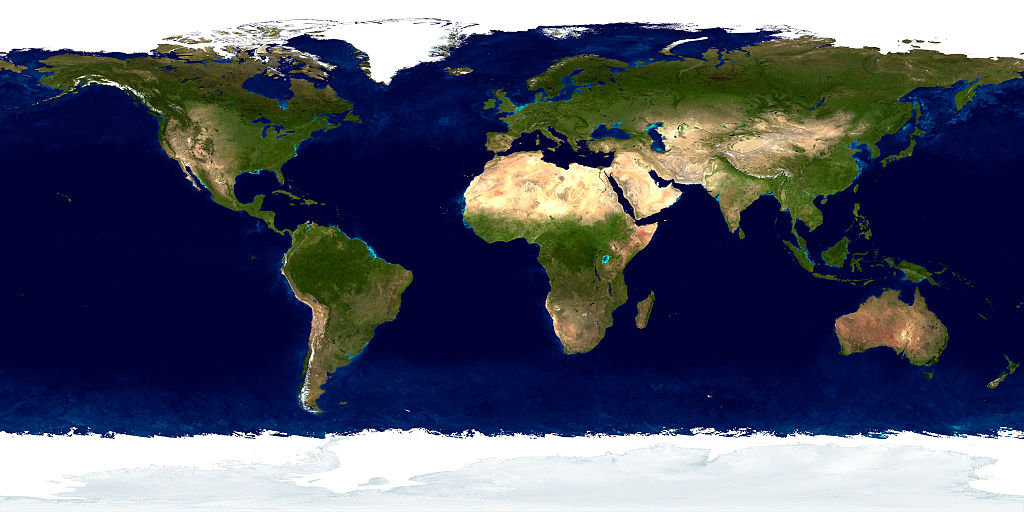
%> input picture 1024px-Land_ocean_ice_2048.jpg, 1024 x 512 px
$ octave Earth.m   (GNU Octave 9; MATLAB toolbox functions it lacks are replaced by stand-ins)
%> lines starting %> are read from the running program, lines starting %| are printed output that depends on the picture
%% Моделирование вращения НС Земли

clear all
clc
n=10;
% dTheta = 1/n;

% backside color
 space_color = 'black';
%space_color = 'white';
 %h = figure ('Position',[1 37 1920 1080]);
 h = figure (800)

set(h,'Color', space_color);

 earth = imread('1024px-Land_ocean_ice_2048.jpg');
%> earth is the input picture: size 512x1024x3 uint8; mean R, G, B 81.4, 85.8, 104
  %earth = imread('cloud_combined_2048.jpg');

image(earth)    % display Earth image
axis image

clouds = imread('cloud_combined_2048.jpg');
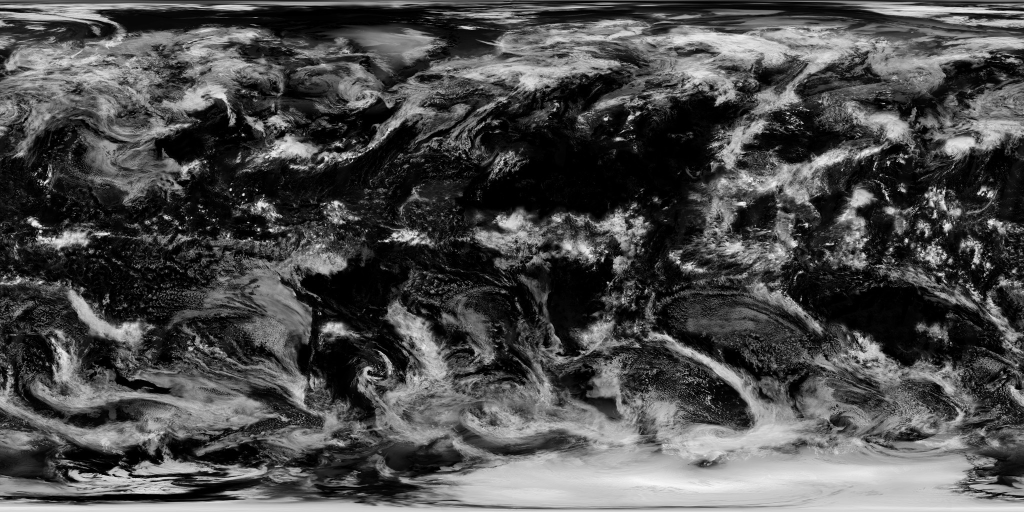
%> input picture cloud_combined_2048.jpg, 2048 x 1024 px (shown at 1/2 size)
%> clouds is the input picture: size 1024x2048x3 uint8; min 0, max 255, mean 76
image(earth)
axis image
hold on

im = image(clouds);
im.AlphaData = max(clouds,[],3);    % set transparency to maximum cloud value
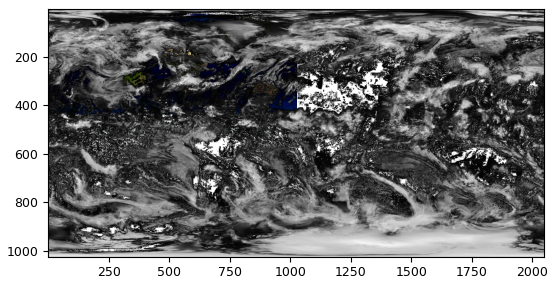
%> figure redrawn from the program's plot data
hold off

[px,py,pz] = sphere(5000);                % generate coordinates for a 50 x 50 sphere

cla
sEarth = surface(py, px ,flip(pz));
%> (the run ends here)
